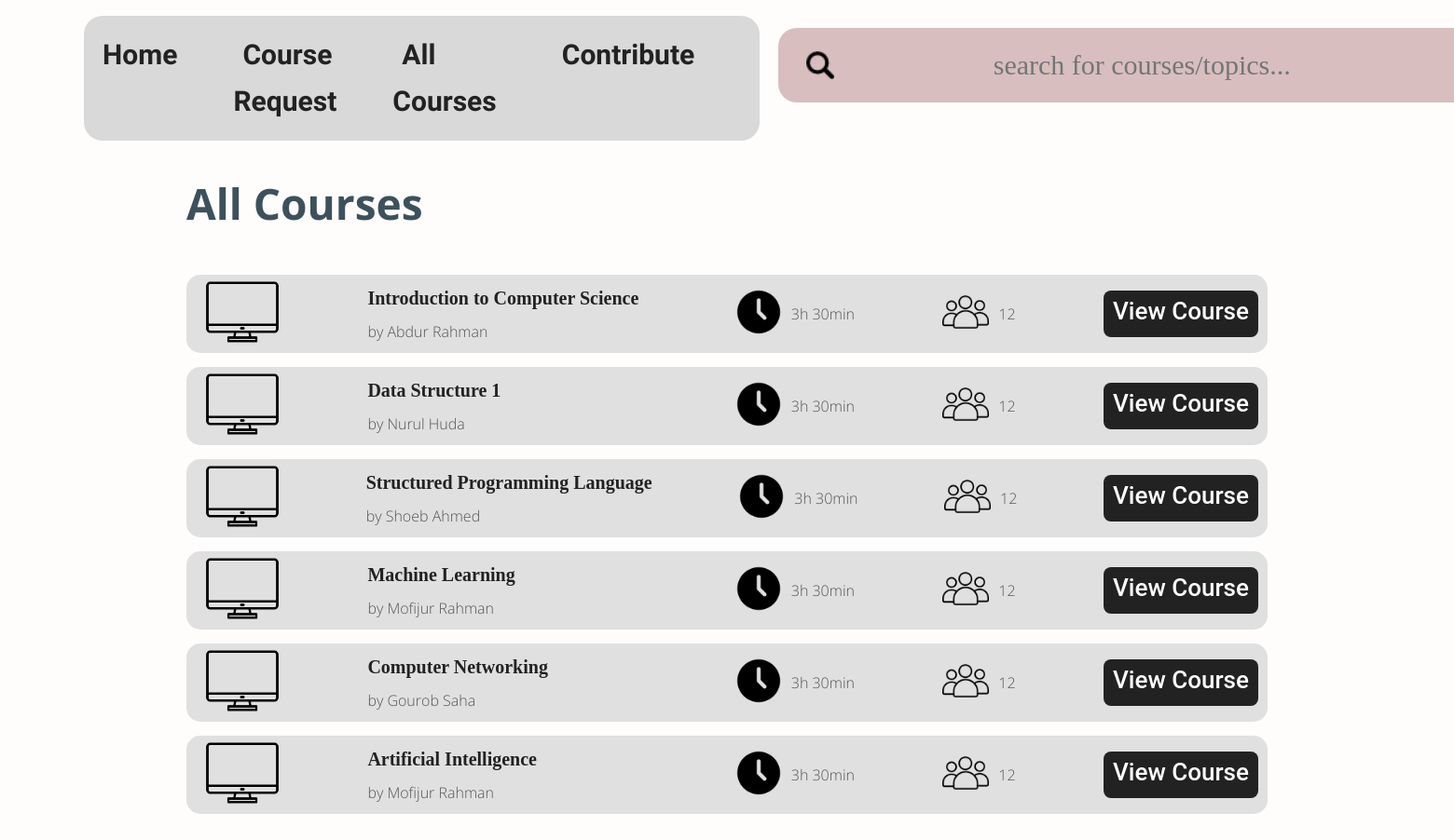
Page /all_courses.php on the earlier database version.
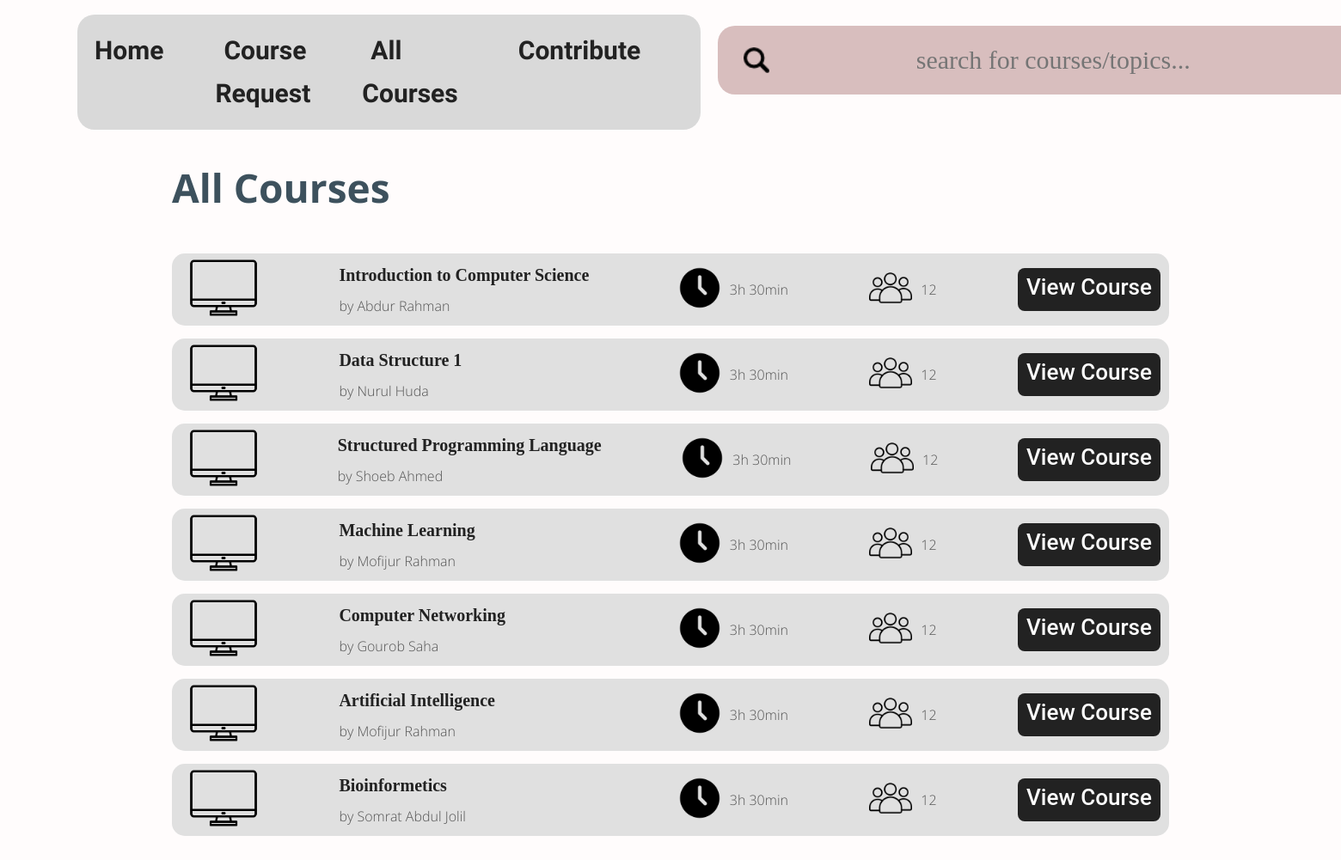
Same page on the later database version.
### tables this page shows
CREATE TABLE `all_courses` (
  `course_name` varchar(40) NOT NULL,
  `instructor` varchar(45) NOT NULL,
  `status` int(11) NOT NULL,
  `course_id` varchar(10) NOT NULL,
  `created_by` varchar(40) DEFAULT NULL,
  `admin_mail` varchar(100) DEFAULT NULL,
  `id` int(11) UNSIGNED NOT NULL
);

### all_courses.php (the view, shortened to what this page needs)
<!DOCTYPE html>
<html lang="en">
<head>
  <link rel="stylesheet" href="css/style.css">
</head>
<body>
  <header id="main-header">
    <div class="dash-nav">
      <ul>
        <li> <a href="dashboard.php">Home</a></li>
        <li> <a href="course_req.php">Course Request</a></li>
        <li> <a href="all_courses.php">All Courses</a></li>
        <li> <a href="#">Contribute</a></li>
      </ul>
    </div>
    <div id="topbar" class="section-p1">
      <div class="searchbar">
        <input type="text" placeholder="search for courses/topics...">
        <img src="img/magnifying-glass.png" alt="" style="width: 30px;">
      </div>
    </div>
  </header>
  <div class="tab-bar section-p1">
    <h3>All Courses</h3>
  </div>
  <section id="main" class="section-p1">
  <?php
         require('connection.php');
         $sql = "SELECT course_name,instructor FROM all_courses where status=1";
         $res = mysqli_query($con , $sql) or die(mysqli_error());
         if($res==TRUE)
         {
            $count= mysqli_num_rows($res);
            if($count>0)
            {
                while($rows=mysqli_fetch_assoc($res))
                {
                    $name=$rows['course_name'];
                    $instructor=$rows['instructor'];
                    ?>
                      <div class="course-details">
                        <div class="thum">
                            <img src="img/monitor.png" alt="">
                        </div>
                        <div class="title">
                            <h4><?php echo $name; ?></h4>
                            <p>by <?php echo $instructor; ?></p>
                        </div>
                        <div class="icon-set">
                            <img src="img/clock.png" alt="">
                            <p>3h 30min</p>
                        </div>
                        <div class="icon-set">
                            <img src="img/people.png" alt="">
                            <p>12</p>
                        </div>
                        <a style="text-decoration:none;
                                  font-family: 'Roboto';
                                  font-size: 26px;
                                  font-weight: 500;
                                  line-height: 25px;
                                  color: #FFFFFF;
                                  background: #222;
                                  padding: 10px; " href="course_overview.php" class="view-course">View Course</a>
                      </div>
                    <?php
                }
            }
            else
            {
            }
         }
         ?>
  </section>
</body>
</html>

### css/style.css (style rules this page uses)
* { margin: 0; padding: 0; box-sizing: border-box; font-family: 'Bebas Neue', cursive; font-family: 'Open Sans', sans-serif; font-family: 'Quicksand'; }
h3 { font-family: Open Sans; font-size: 46px; line-height: 54px; color: #3D515D; }
h4 { font-family:'Times New Roman'; font-size: 20px; line-height: 50px; color: #222; }
p { font-family: Open Sans; font-weight: 200; font-size: 16px; color: #545454; }
.section-p1 { padding: 40px 200px; position: relative; }
body { width: 100%; background-color: #FFFCFC; }
input[type="text"], input[type="password"] { width: 620px; height: 40px; padding-bottom: 30px; border: none; background-color: #ECECEC; }
#topbar { padding: 10px 20px; margin-top: 20px; display: flex; justify-content: flex-end; }
#topbar div { padding-right: 10px; }
#topbar .searchbar { position: relative; }
#topbar .searchbar input[type=text] { width: 765px; height: 80px; color: #ECECEC; font-family: 'Poppins'; font-size: 30px; text-align: center; align-items: center center; background: #D8BEBE; border-radius: 20px; padding-left: 15px; padding-bottom: 0; }
#topbar .searchbar img { position: absolute; left: 30px; top: 25px }
.tab-bar { padding-bottom: 10px; }
#main .course-details { display: flex; justify-content: space-between; background-color: #E0E0E0; border-radius: 15px; margin-bottom: 15px; }
.course-details .thum { width: 1; }
.course-details .thum img { width: 100px; padding-left: 20px; }
.course-details .title { min-width: 300px; text-align: start; }
.course-details .icon-set { display: flex; }
.course-details .icon-set img { width: 50px; height: 50px; margin-top: 15px; }
.course-details .icon-set p { display: inline; padding-left: 10px; align-self: center; }
.view-course { height: 50px; color: #FFFFFF; background: #222; border-radius: 8px; font-family: 'Roboto'; font-style: normal; font-weight: 500; font-size: 26px; padding: 0px 20px; line-height: 0px; align-self: center; margin-right: 10px; }
#main-header { display: flex; justify-content: space-between; }
.dash-nav { background: #D9D9D9; border-radius: 20px; align-self: center; margin-left: 90px; margin-top: 17px; }
.dash-nav ul { display: flex; justify-content: center; padding: 17px 10px; }
.dash-nav ul li { list-style: none; margin-right: 50px; }
.dash-nav ul li a { font-family: 'Quicksand'; text-decoration: none; font-size: 30px; font-weight: 700; line-height: 50px; color: #222; padding: 10px; }

Differences in the rows shown:
added all_courses: course_name "Bioinformetics", instructor "Somrat Abdul Jolil"
